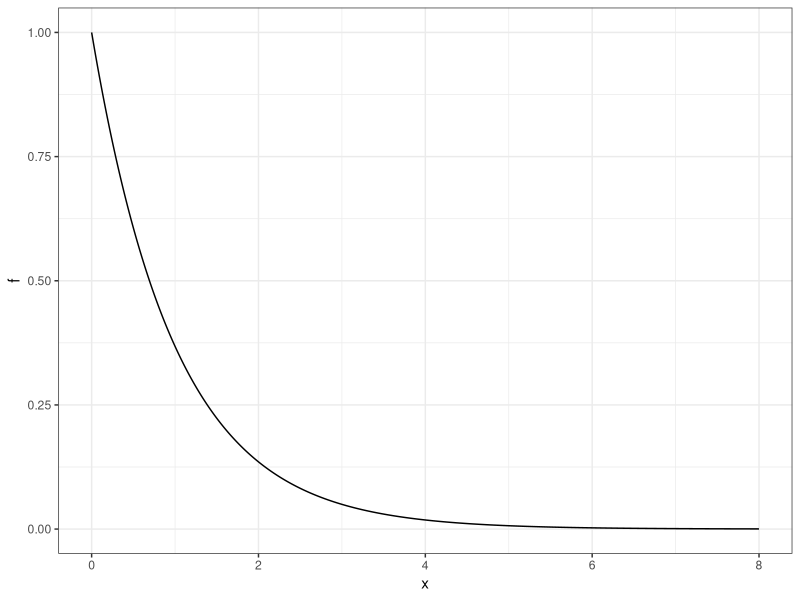
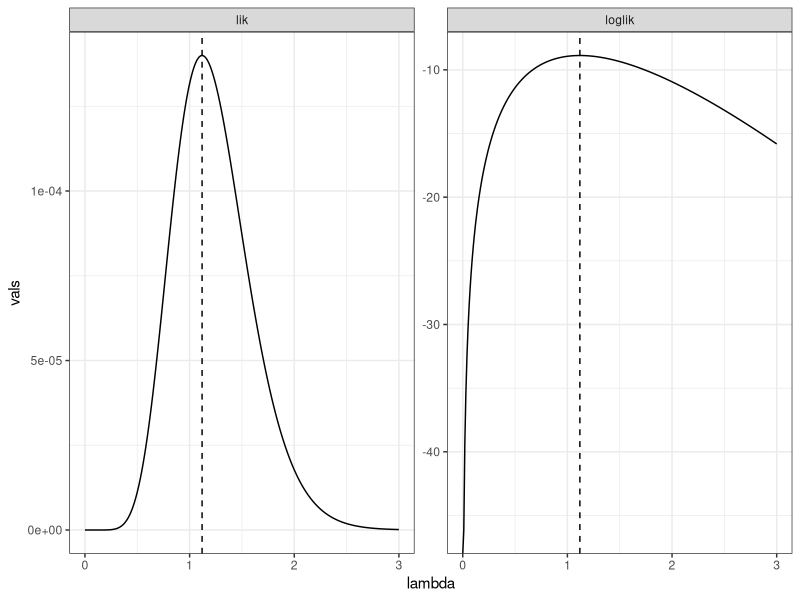
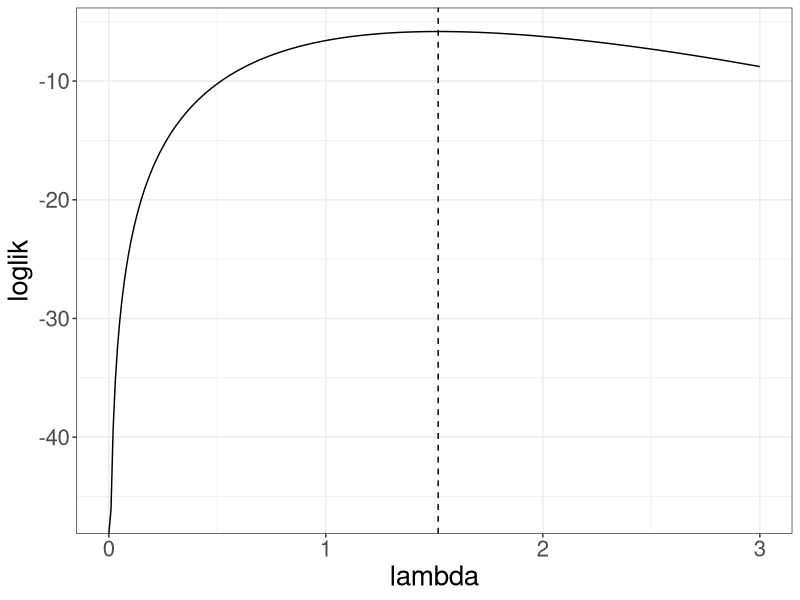
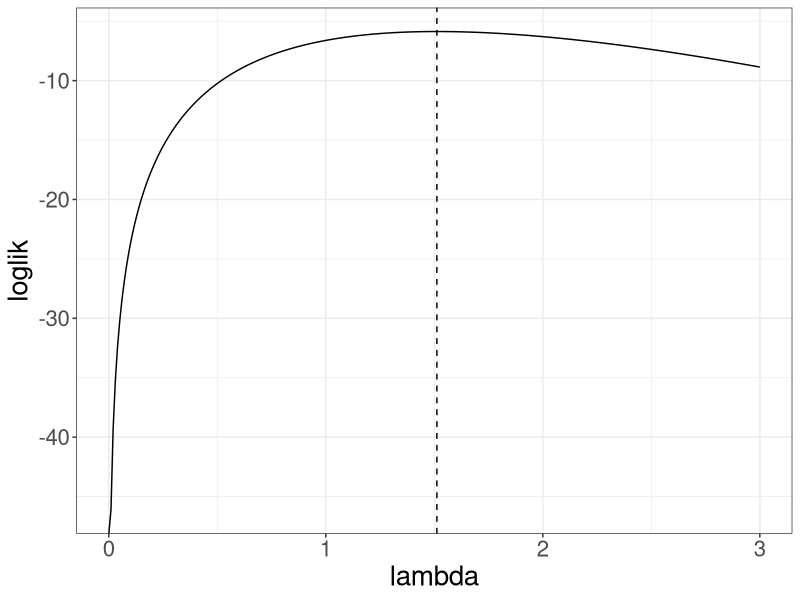
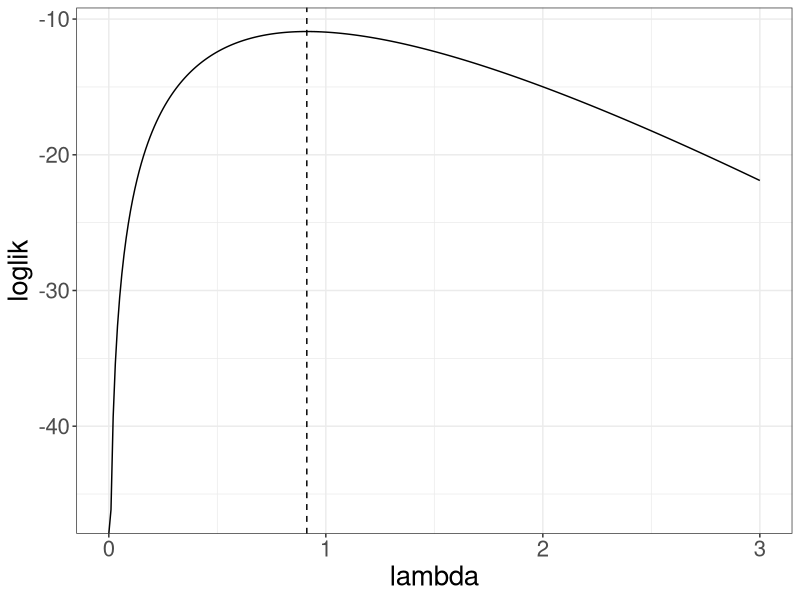
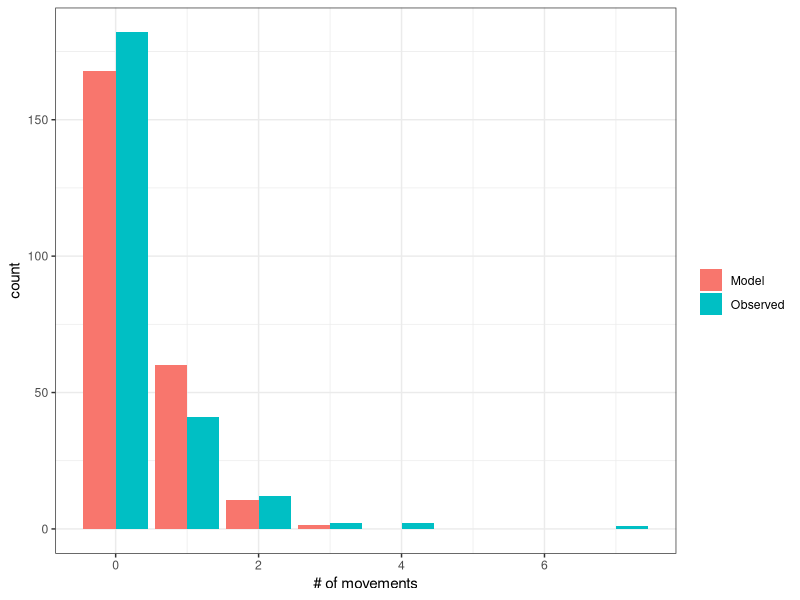
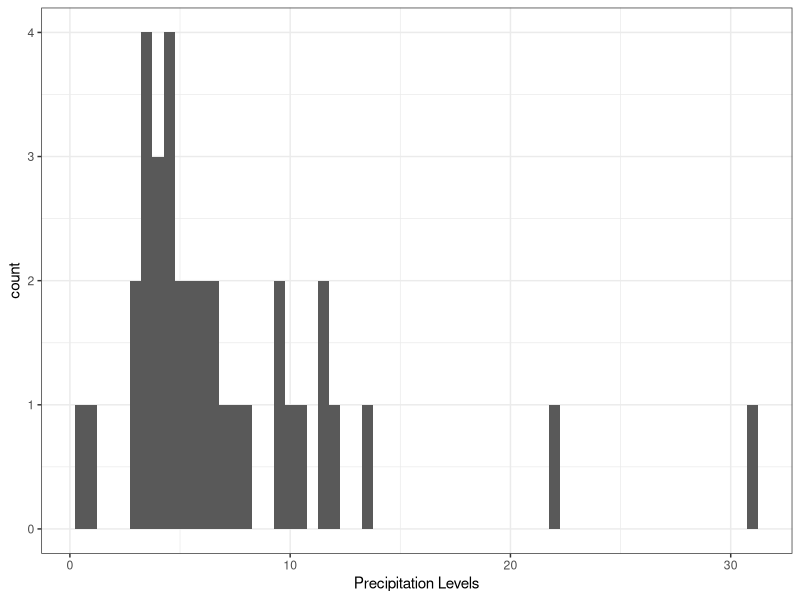
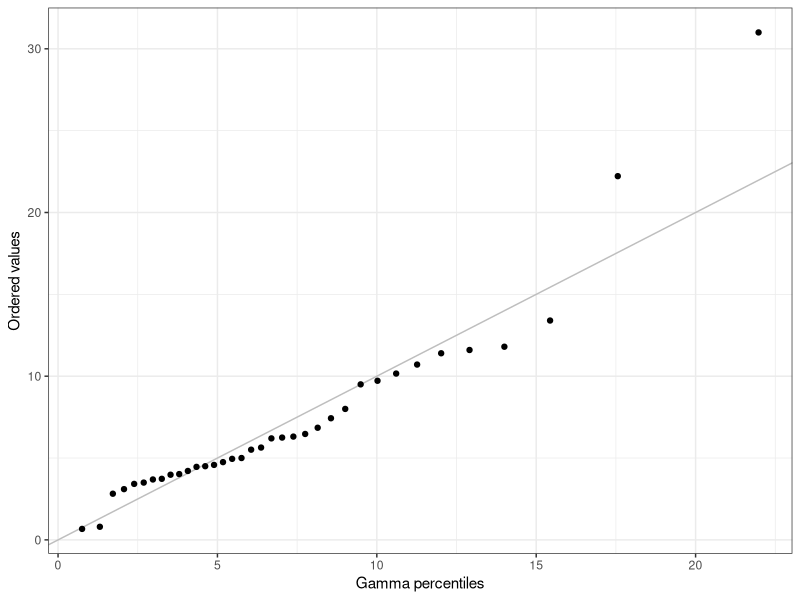

The R script that drew these images, in order:
## ---- echo = FALSE, message = FALSE------------------------------------------------------------------------------------------------------------------------------------------------------------------
library(knitr)
library(ggplot2)
library(dplyr)
library(tidyr)
set.seed(100)

theme_set(theme_bw())
knitr::opts_chunk$set(fig.height = 3)


## ----------------------------------------------------------------------------------------------------------------------------------------------------------------------------------------------------
# likelihood simulation
n <- 10
lambda <- 1

# plot of exponential(lambda) density
data.frame(x = seq(0, 8, .01)) |>
  mutate(f = dexp(x, rate = lambda)) |>
  ggplot() +
  geom_line(aes(x, f))


## ----------------------------------------------------------------------------------------------------------------------------------------------------------------------------------------------------
# define likelihood
loglik <- function(lambda, data) {
	lik <- prod(dexp(data, rate = lambda))
	loglik <- sum(dexp(data, rate = lambda, log = T))
	
	out <- data.frame(lik = lik, loglik = loglik)
	return(out)
}	

# simulate data
data <- rexp(n = n, rate = lambda)

# plot likelihood and loglikelihood
data.frame(lambda = seq(0, 3, by = .01)) |>
  rowwise() |>
  mutate(loglik = loglik(lambda, data)) |>
  unnest(cols = c(loglik)) |>
  pivot_longer(-lambda, names_to = "func", values_to = "vals") |>
  ggplot() +
  geom_vline(aes(xintercept = 1 / mean(data)), lty = 2) + # max likelihood estimate is 1/mean
  geom_line(aes(lambda, vals)) +
  facet_wrap(~func, scales = "free")



## ---- out.width="33%", fig.show='hold', fig.height=4, fig.width=4------------------------------------------------------------------------------------------------------------------------------------
for(i in seq_len(3)) {
  # simulate data
  data <- rexp(n = n, rate = lambda)
  
  # plot likelihood and loglikelihood
  data.frame(lambda = seq(0, 3, by = .01)) |>
    rowwise() |>
    mutate(loglik = loglik(lambda, data)) |>
    unnest(cols = c(loglik)) |>
    ggplot() +
    geom_vline(aes(xintercept = 1 / mean(data)), lty = 2) + # max likelihood estimate is 1/mean
    geom_line(aes(lambda, loglik)) +
    theme(text = element_text(size = 20)) -> p ## make legible in notes
  
    print(p)
}



## ---- echo=FALSE-------------------------------------------------------------------------------------------------------------------------------------------------------------------------------------
data.frame(no_movement = seq(0, 7),
           count = c(182, 41, 12, 2, 2, 0, 0, 1)) |>
  t() -> lambs
rownames(lambs) <- c("No. of Movements", "Count")

lambs |>
  kable(booktabs = TRUE)


## ---- echo = FALSE-----------------------------------------------------------------------------------------------------------------------------------------------------------------------------------
data.frame(no_movement = seq(0, 7),
           count = c(182, 41, 12, 2, 2, 0, 0, 1)) -> lambs_model_df

lambda_hat <- lambs_model_df |>
  mutate(exp_count = no_movement * count) |>
  summarise(lambda_hat = sum(exp_count) / sum(count)) |>
  pull(lambda_hat)

lambs_model_df |>
  rowwise() |>
  mutate(Model = dpois(no_movement, lambda_hat) * sum(lambs_model_df$count)) |>
  rename(Observed = count) |>
  pivot_longer(-no_movement, names_to = "type", values_to = "count") |>
  ggplot() +
  geom_bar(aes(no_movement, count, fill = type), position = "dodge", stat = "identity") +
  xlab("# of movements") +
  scale_fill_discrete("")
              



## ----echo=FALSE--------------------------------------------------------------------------------------------------------------------------------------------------------------------------------------
hurr_rain <- c(31, 2.82, 3.98, 4.02, 9.5, 4.5, 11.4, 10.71, 6.31, 4.95, 5.64, 5.51, 13.40, 9.72, 6.47, 10.16, 4.21, 11.6, 4.75, 6.85, 6.25, 3.42, 11.8, 0.8, 3.69, 3.10, 22.22, 7.43, 5, 4.58, 4.46, 8, 3.73, 3.5, 6.2, 0.67)

ggplot() + 
  geom_histogram(aes(hurr_rain), binwidth = .5) +
  xlab("Precipitation Levels")


## ---- fig.height=2-----------------------------------------------------------------------------------------------------------------------------------------------------------------------------------
## loglikelihood function
neg_gamma_loglik <- function(theta, data) {
  -sum(log(dgamma(data, theta[1], scale = theta[2])))
}

## maximize
mle <- nlm(neg_gamma_loglik, c(1.59, 4.458), data = hurr_rain)
mle$estimate

## Gamma QQ plot
data.frame(theoretical = qgamma(ppoints(hurr_rain), mle$estimate[1], scale = mle$estimate[2]),
           actual = sort(hurr_rain)) |>
  ggplot() +
  geom_abline(aes(intercept = 0, slope = 1), colour = "grey") +
  geom_point(aes(theoretical, actual)) +
  xlab("Gamma percentiles") + ylab("Ordered values")
  


## ---- echo=FALSE-------------------------------------------------------------------------------------------------------------------------------------------------------------------------------------
failure <- data.frame(y = c(2, 72, 51, 50, 33, 27, 14, 24, 4, 21),
                      delta = c(1, 0, 1, 0, 1, 1, 1, 1, 1, 0))

failure |>
  t() |>
  kable()

